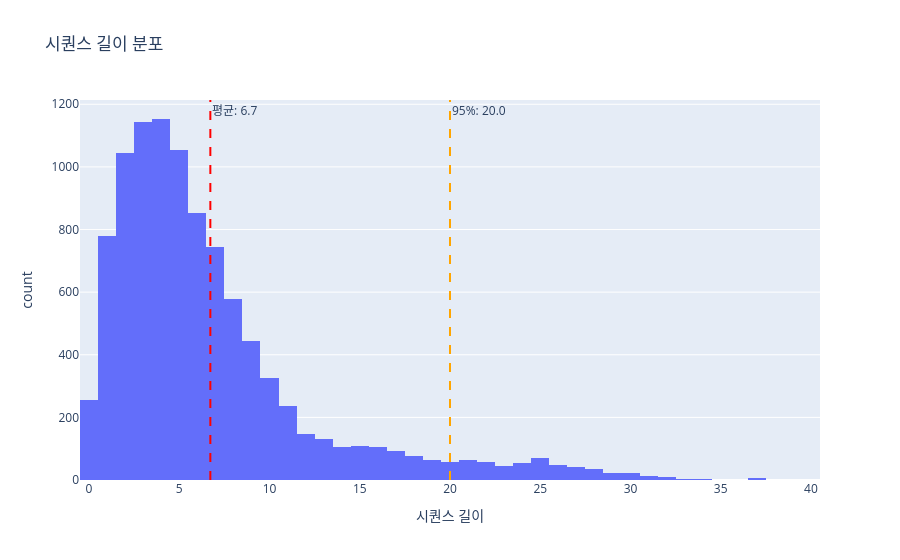

The notebook cell this image was saved under:
### Code cell
# 적절한 max_len 구하기
# 시퀀스 길이 분포 확인
sequence_lengths = [len(seq) for seq in encoded_sequences]

# 기본 통계 정보
print(f"평균 길이: {np.mean(sequence_lengths):.2f}")
print(f"중앙값: {np.median(sequence_lengths):.2f}")
print(f"표준편차: {np.std(sequence_lengths):.2f}")
print(f"최소 길이: {min(sequence_lengths)}")
print(f"최대 길이: {max(sequence_lengths)}")

# 분위수 확인
percentiles = [50, 75, 90, 95, 99]
for p in percentiles:
    length = np.percentile(sequence_lengths, p)
    print(f"{p}% 분위수: {length:.2f}")

# 시각화
import plotly.graph_objects as go
import plotly.express as px

# 히스토그램
fig = px.histogram(x=sequence_lengths, nbins=50, 
                   title="시퀀스 길이 분포",
                   labels={'x': '시퀀스 길이', 'y': '빈도'})
fig.add_vline(x=np.mean(sequence_lengths), line_dash="dash", line_color="red", 
              annotation_text=f"평균: {np.mean(sequence_lengths):.1f}")
fig.add_vline(x=np.percentile(sequence_lengths, 95), line_dash="dash", line_color="orange",
              annotation_text=f"95%: {np.percentile(sequence_lengths, 95):.1f}")
fig.show()

# 추천 max_len 설정
recommended_max_len = int(np.percentile(sequence_lengths, 95))
print(f"추천 max_len: {recommended_max_len}")
print(f"이 길이로 설정하면 전체 데이터의 95%를 커버할 수 있습니다.")

### Figure 1 — Plotly figure (JSON) as saved in the notebook; plotly's stock layout.template omitted (floating-point values rounded to 4 significant figures; data arrays with more than 128 entries replaced by an {"elided": "..."} marker saying what was removed)
{"data": [{"alignmentgroup": "True", "bingroup": "x", "hovertemplate": "시퀀스 길이=%{x}<br>count=%{y}<extra></extra>", "legendgroup": "", "marker": {"color": "#636efa", "pattern": {"shape": ""}}, "name": "", "nbinsx": 50, "offsetgroup": "", "orientation": "v", "showlegend": false, "type": "histogram", "x": {"elided": "10000 int values"}, "xaxis": "x", "yaxis": "y"}], "layout": {"annotations": [{"showarrow": false, "text": "평균: 6.7", "x": 6.721, "xanchor": "left", "xref": "x", "y": 1, "yanchor": "top", "yref": "y domain"}, {"showarrow": false, "text": "95%: 20.0", "x": 20, "xanchor": "left", "xref": "x", "y": 1, "yanchor": "top", "yref": "y domain"}], "barmode": "relative", "legend": {"tracegroupgap": 0}, "shapes": [{"line": {"color": "red", "dash": "dash"}, "type": "line", "x0": 6.721, "x1": 6.721, "xref": "x", "y0": 0, "y1": 1, "yref": "y domain"}, {"line": {"color": "orange", "dash": "dash"}, "type": "line", "x0": 20, "x1": 20, "xref": "x", "y0": 0, "y1": 1, "yref": "y domain"}], "title": {"text": "시퀀스 길이 분포"}, "xaxis": {"anchor": "y", "domain": [0, 1], "title": {"text": "시퀀스 길이"}}, "yaxis": {"anchor": "x", "domain": [0, 1], "title": {"text": "count"}}}}
